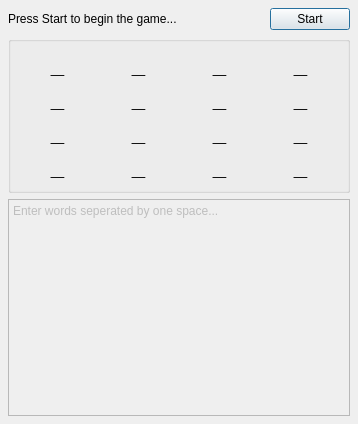
<?xml version="1.0" encoding="UTF-8"?>
<ui version="4.0">
 <class>MainWindow</class>
 <widget class="QDialog" name="MainWindow">
  <property name="enabled">
   <bool>true</bool>
  </property>
  <property name="geometry">
   <rect>
    <x>0</x>
    <y>0</y>
    <width>358</width>
    <height>424</height>
   </rect>
  </property>
  <property name="sizePolicy">
   <sizepolicy hsizetype="Expanding" vsizetype="Expanding">
    <horstretch>0</horstretch>
    <verstretch>0</verstretch>
   </sizepolicy>
  </property>
  <property name="acceptDrops">
   <bool>false</bool>
  </property>
  <property name="windowTitle">
   <string>Boggle</string>
  </property>
  <property name="sizeGripEnabled">
   <bool>false</bool>
  </property>
  <layout class="QHBoxLayout" name="horizontalLayout_2">
   <property name="margin">
    <number>8</number>
   </property>
   <item>
    <layout class="QVBoxLayout" name="verticalLayout">
     <property name="spacing">
      <number>-1</number>
     </property>
     <property name="leftMargin">
      <number>0</number>
     </property>
     <item>
      <layout class="QHBoxLayout" name="horizontalLayout">
       <item>
        <widget class="QLabel" name="gameStatus">
         <property name="text">
          <string>Press Start to begin the game...</string>
         </property>
         <property name="buddy">
          <cstring>startButton</cstring>
         </property>
        </widget>
       </item>
       <item>
        <spacer name="statusSpacer">
         <property name="orientation">
          <enum>Qt::Horizontal</enum>
         </property>
         <property name="sizeHint" stdset="0">
          <size>
           <width>40</width>
           <height>20</height>
          </size>
         </property>
        </spacer>
       </item>
       <item>
        <widget class="QPushButton" name="startButton">
         <property name="text">
          <string>Start</string>
         </property>
        </widget>
       </item>
      </layout>
     </item>
     <item>
      <widget class="QGroupBox" name="gridGroupBox">
       <layout class="QGridLayout" name="gridLayout">
        <item row="1" column="3">
         <widget class="QLabel" name="letter8">
          <property name="font">
           <font>
            <pointsize>18</pointsize>
            <weight>75</weight>
            <bold>true</bold>
           </font>
          </property>
          <property name="autoFillBackground">
           <bool>false</bool>
          </property>
          <property name="text">
           <string>_</string>
          </property>
          <property name="alignment">
           <set>Qt::AlignCenter</set>
          </property>
         </widget>
        </item>
        <item row="0" column="0">
         <widget class="QLabel" name="letter1">
          <property name="font">
           <font>
            <pointsize>18</pointsize>
            <weight>75</weight>
            <bold>true</bold>
           </font>
          </property>
          <property name="autoFillBackground">
           <bool>false</bool>
          </property>
          <property name="text">
           <string>_</string>
          </property>
          <property name="alignment">
           <set>Qt::AlignCenter</set>
          </property>
         </widget>
        </item>
        <item row="2" column="2">
         <widget class="QLabel" name="letter11">
          <property name="font">
           <font>
            <pointsize>18</pointsize>
            <weight>75</weight>
            <bold>true</bold>
           </font>
          </property>
          <property name="autoFillBackground">
           <bool>false</bool>
          </property>
          <property name="text">
           <string>_</string>
          </property>
          <property name="alignment">
           <set>Qt::AlignCenter</set>
          </property>
         </widget>
        </item>
        <item row="0" column="2">
         <widget class="QLabel" name="letter3">
          <property name="font">
           <font>
            <pointsize>18</pointsize>
            <weight>75</weight>
            <bold>true</bold>
           </font>
          </property>
          <property name="autoFillBackground">
           <bool>false</bool>
          </property>
          <property name="text">
           <string>_</string>
          </property>
          <property name="alignment">
           <set>Qt::AlignCenter</set>
          </property>
         </widget>
        </item>
        <item row="0" column="1">
         <widget class="QLabel" name="letter2">
          <property name="font">
           <font>
            <pointsize>18</pointsize>
            <weight>75</weight>
            <bold>true</bold>
           </font>
          </property>
          <property name="acceptDrops">
           <bool>false</bool>
          </property>
          <property name="autoFillBackground">
           <bool>false</bool>
          </property>
          <property name="text">
           <string>_</string>
          </property>
          <property name="alignment">
           <set>Qt::AlignCenter</set>
          </property>
         </widget>
        </item>
        <item row="2" column="1">
         <widget class="QLabel" name="letter10">
          <property name="font">
           <font>
            <pointsize>18</pointsize>
            <weight>75</weight>
            <bold>true</bold>
           </font>
          </property>
          <property name="autoFillBackground">
           <bool>false</bool>
          </property>
          <property name="text">
           <string>_</string>
          </property>
          <property name="alignment">
           <set>Qt::AlignCenter</set>
          </property>
         </widget>
        </item>
        <item row="2" column="3">
         <widget class="QLabel" name="letter12">
          <property name="font">
           <font>
            <pointsize>18</pointsize>
            <weight>75</weight>
            <bold>true</bold>
           </font>
          </property>
          <property name="autoFillBackground">
           <bool>false</bool>
          </property>
          <property name="text">
           <string>_</string>
          </property>
          <property name="alignment">
           <set>Qt::AlignCenter</set>
          </property>
         </widget>
        </item>
        <item row="0" column="3">
         <widget class="QLabel" name="letter4">
          <property name="font">
           <font>
            <pointsize>18</pointsize>
            <weight>75</weight>
            <bold>true</bold>
           </font>
          </property>
          <property name="autoFillBackground">
           <bool>false</bool>
          </property>
          <property name="text">
           <string>_</string>
          </property>
          <property name="alignment">
           <set>Qt::AlignCenter</set>
          </property>
         </widget>
        </item>
        <item row="1" column="2">
         <widget class="QLabel" name="letter7">
          <property name="font">
           <font>
            <pointsize>18</pointsize>
            <weight>75</weight>
            <bold>true</bold>
           </font>
          </property>
          <property name="autoFillBackground">
           <bool>false</bool>
          </property>
          <property name="text">
           <string>_</string>
          </property>
          <property name="alignment">
           <set>Qt::AlignCenter</set>
          </property>
         </widget>
        </item>
        <item row="1" column="0">
         <widget class="QLabel" name="letter5">
          <property name="font">
           <font>
            <pointsize>18</pointsize>
            <weight>75</weight>
            <bold>true</bold>
           </font>
          </property>
          <property name="autoFillBackground">
           <bool>false</bool>
          </property>
          <property name="text">
           <string>_</string>
          </property>
          <property name="alignment">
           <set>Qt::AlignCenter</set>
          </property>
         </widget>
        </item>
        <item row="2" column="0">
         <widget class="QLabel" name="letter9">
          <property name="font">
           <font>
            <pointsize>18</pointsize>
            <weight>75</weight>
            <bold>true</bold>
           </font>
          </property>
          <property name="autoFillBackground">
           <bool>false</bool>
          </property>
          <property name="text">
           <string>_</string>
          </property>
          <property name="alignment">
           <set>Qt::AlignCenter</set>
          </property>
         </widget>
        </item>
        <item row="1" column="1">
         <widget class="QLabel" name="letter6">
          <property name="font">
           <font>
            <pointsize>18</pointsize>
            <weight>75</weight>
            <bold>true</bold>
           </font>
          </property>
          <property name="autoFillBackground">
           <bool>false</bool>
          </property>
          <property name="text">
           <string>_</string>
          </property>
          <property name="alignment">
           <set>Qt::AlignCenter</set>
          </property>
         </widget>
        </item>
        <item row="3" column="0">
         <widget class="QLabel" name="letter13">
          <property name="font">
           <font>
            <pointsize>18</pointsize>
            <weight>75</weight>
            <bold>true</bold>
           </font>
          </property>
          <property name="autoFillBackground">
           <bool>false</bool>
          </property>
          <property name="text">
           <string>_</string>
          </property>
          <property name="alignment">
           <set>Qt::AlignCenter</set>
          </property>
         </widget>
        </item>
        <item row="3" column="1">
         <widget class="QLabel" name="letter14">
          <property name="font">
           <font>
            <pointsize>18</pointsize>
            <weight>75</weight>
            <bold>true</bold>
           </font>
          </property>
          <property name="autoFillBackground">
           <bool>false</bool>
          </property>
          <property name="text">
           <string>_</string>
          </property>
          <property name="alignment">
           <set>Qt::AlignCenter</set>
          </property>
         </widget>
        </item>
        <item row="3" column="2">
         <widget class="QLabel" name="letter15">
          <property name="font">
           <font>
            <pointsize>18</pointsize>
            <weight>75</weight>
            <bold>true</bold>
           </font>
          </property>
          <property name="autoFillBackground">
           <bool>false</bool>
          </property>
          <property name="text">
           <string>_</string>
          </property>
          <property name="alignment">
           <set>Qt::AlignCenter</set>
          </property>
         </widget>
        </item>
        <item row="3" column="3">
         <widget class="QLabel" name="letter16">
          <property name="font">
           <font>
            <pointsize>18</pointsize>
            <weight>75</weight>
            <bold>true</bold>
           </font>
          </property>
          <property name="autoFillBackground">
           <bool>false</bool>
          </property>
          <property name="text">
           <string>_</string>
          </property>
          <property name="alignment">
           <set>Qt::AlignCenter</set>
          </property>
         </widget>
        </item>
       </layout>
      </widget>
     </item>
     <item>
      <widget class="QPlainTextEdit" name="wordEdit">
       <property name="enabled">
        <bool>false</bool>
       </property>
       <property name="sizePolicy">
        <sizepolicy hsizetype="Expanding" vsizetype="MinimumExpanding">
         <horstretch>0</horstretch>
         <verstretch>0</verstretch>
        </sizepolicy>
       </property>
       <property name="plainText">
        <string>Enter words seperated by one space...</string>
       </property>
      </widget>
     </item>
    </layout>
   </item>
  </layout>
 </widget>
 <tabstops>
  <tabstop>startButton</tabstop>
 </tabstops>
 <resources/>
 <connections/>
</ui>
